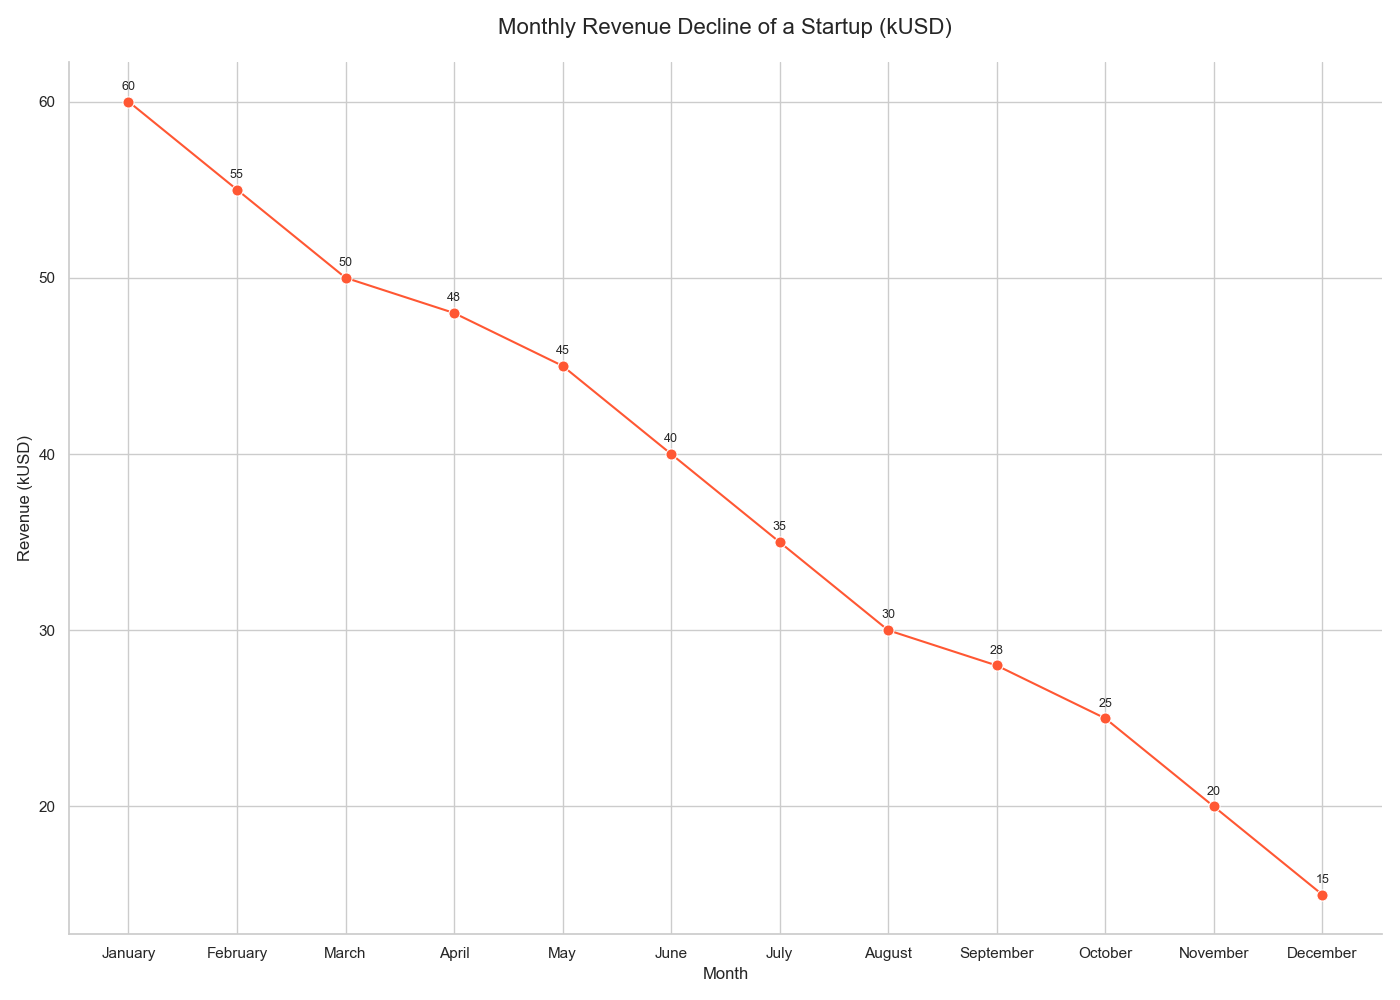

Write the Python code that produced this figure.

import pandas as pd
import seaborn as sns
import matplotlib.pyplot as plt

# Data
data = {
    'Month': ['January', 'February', 'March', 'April', 'May', 'June',
              'July', 'August', 'September', 'October', 'November', 'December'],
    'Revenue_kUSD': [60, 55, 50, 48, 45, 40, 35, 30, 28, 25, 20, 15]
}
df = pd.DataFrame(data)

# Convert 'Month' to categorical type having an order because Seaborn sorts data by default
df['Month'] = pd.Categorical(df['Month'], categories=data['Month'], ordered=True)

# Plotting
plt.figure(figsize=(14, 10))
revenue_plot = sns.lineplot(x='Month', y='Revenue_kUSD', data=df,
                            marker='o', color='#FF5733', markersize=8)

# Annotations
for i in range(df.shape[0]):
    plt.text(df.Month[i], df.Revenue_kUSD[i] + 0.5, df.Revenue_kUSD[i],
             ha='center', va='bottom', fontsize=9)

# Customizations
revenue_plot.set_title("Monthly Revenue Decline of a Startup (kUSD)", fontsize=16, pad=20)
revenue_plot.set_xlabel("Month", fontsize=12)
revenue_plot.set_ylabel("Revenue (kUSD)", fontsize=12)
sns.despine()

# Show plot
plt.tight_layout()
plt.show()
